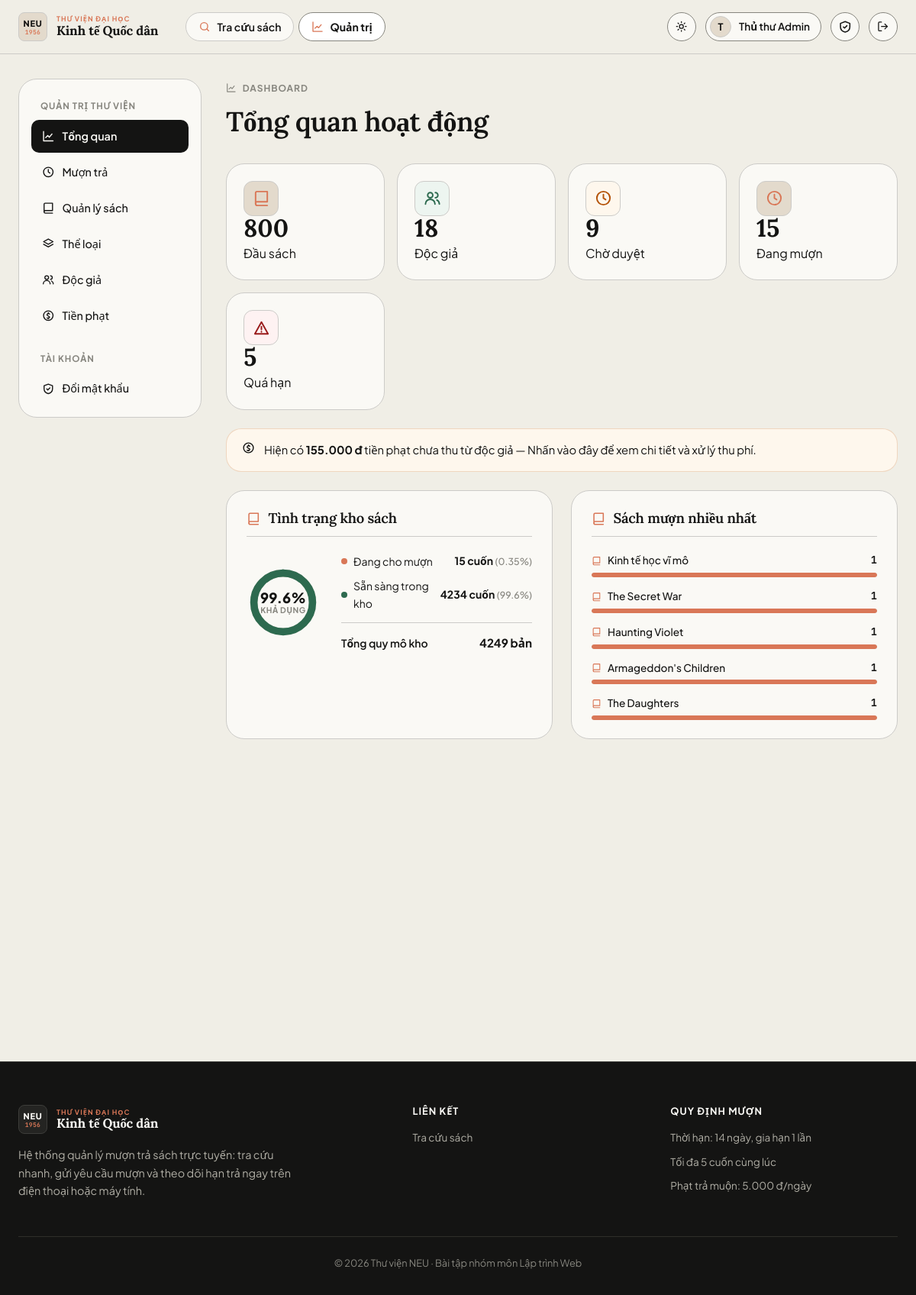
The page /admin/ (signed in) on the database its author committed.
### app/models.py (models this page shows, shortened)
class User(UserMixin, db.Model):
    id = db.Column(db.Integer, primary_key=True)
    username = db.Column(db.String(50), unique=True, nullable=False, index=True)
    email = db.Column(db.String(120), unique=True, nullable=False)
    full_name = db.Column(db.String(100), nullable=False)
    student_code = db.Column(db.String(30))
    password_hash = db.Column(db.String(255), nullable=False)
    role = db.Column(db.String(20), nullable=False, default=ROLE_READER)
    active = db.Column(db.Boolean, nullable=False, default=True)
    created_at = db.Column(db.DateTime, default=datetime.now)
    loans = db.relationship("Loan", foreign_keys="Loan.user_id", back_populates="user")
    @property
    def is_active(self):  # Flask-Login: tài khoản bị khoá không đăng nhập được
        return self.active
    @property
    def is_admin(self):
        return self.role == ROLE_ADMIN

class Book(db.Model):
    id = db.Column(db.Integer, primary_key=True)
    title = db.Column(db.String(200), nullable=False, index=True)
    author = db.Column(db.String(120), nullable=False)
    isbn = db.Column(db.String(20))
    publisher = db.Column(db.String(120))
    year = db.Column(db.Integer)
    description = db.Column(db.Text)
    cover_url = db.Column(db.String(500))          # URL ảnh bìa
    location = db.Column(db.String(20))            # Vị trí kệ, vd: "Tủ 03 - Ngăn 07"
    total_copies = db.Column(db.Integer, nullable=False, default=1)
    available_copies = db.Column(db.Integer, nullable=False, default=1)
    category_id = db.Column(db.Integer, db.ForeignKey("category.id"))
    category = db.relationship("Category", back_populates="books")
    loans = db.relationship("Loan", back_populates="book")

### app/blueprints/admin.py (the view)
@bp.route("/")
@admin_required
def dashboard():
    return render_template("admin/dashboard.html", s=book_service.dashboard_stats())

### app/blueprints/admin.py (called while the page is built)
def admin_required(fn):
    @wraps(fn)
    @login_required
    def wrapper(*a, **kw):
        if not current_user.is_admin:
            abort(403)
        return fn(*a, **kw)
    return wrapper

### app/models.py (called while the page is built)
@login_manager.user_loader
def load_user(user_id):
    return db.session.get(User, int(user_id))

    @property
    def is_overdue(self):
        return self.status == LOAN_BORROWING and self.due_date and date.today() > self.due_date

### app/templates/admin/dashboard.html (shortened to what this page needs)
{% extends "admin/_layout.html" %}
{% from "macros.html" import icon %}
{% block admin_content %}
{% set avail = s.total_copies - s.borrowing %}
{% set pct_avail = ((avail / s.total_copies * 100)|round(1)) if s.total_copies else 100 %}
{% set pct_borrow = ((s.borrowing / s.total_copies * 100)|round(2)) if s.total_copies else 0 %}
<div class="page-head" data-reveal><div><span class="eyebrow">{{ icon('chart') }} Dashboard</span><h1 class="mt-1">Tổng quan hoạt động</h1></div></div>
<div class="stat-grid" data-stagger>
  {% for label, val, tone, ico, link in [
    ('Đầu sách', s.total_titles, 'primary', 'book', url_for('admin.books')),
    ('Độc giả', s.readers, 'success', 'users', url_for('admin.users')),
    ('Chờ duyệt', s.pending, 'warning', 'clock', url_for('admin.loans', status='pending')),
    ('Đang mượn', s.borrowing, 'primary', 'clock', url_for('admin.loans', status='borrowing')),
    ('Quá hạn', s.overdue, 'danger', 'alert', url_for('admin.loans', status='overdue')),
  ] %}
  <a class="card stat-card" href="{{ link }}" data-reveal>
    <div class="sum-ico tone-{{ tone }}">{{ icon(ico) }}</div>
    <b data-count="{{ val }}">{{ val }}</b><span>{{ label }}</span>
  </a>
  {% endfor %}
</div>
<a class="alert alert-warning" href="{{ url_for('admin.fines') }}" data-reveal style="color:var(--warn)">
  {{ icon('coins') }}<div>Hiện có <b>{{ s.unpaid|vnd }}</b> tiền phạt chưa thu từ độc giả — Nhấn vào đây để xem chi tiết và xử lý thu phí.</div>
</a>
<div class="panels" data-stagger>
  <div class="card panel panel-inventory" data-reveal>
    <div class="panel-header">
      <span class="panel-icon">{{ icon('book') }}</span>
      <h3>Tình trạng kho sách</h3>
    </div>
    <div class="inventory-body">
      <div class="donut-container">
        <svg class="donut-svg" viewBox="0 0 100 100">
          <circle class="donut-track" cx="50" cy="50" r="40" />
          <circle class="donut-progress" cx="50" cy="50" r="40" style="stroke-dasharray: calc({{ pct_avail }} * 2.51327) 251.327;" />
        </svg>
        <div class="donut-center">
          <b class="donut-pct">{{ pct_avail }}%</b>
          <span class="donut-sub">Khả dụng</span>
        </div>
      </div>
      <div class="inventory-table">
        <div class="inv-row">
          <span class="inv-label"><i class="dot dot-borrow"></i>Đang cho mượn</span>
          <b class="inv-value">{{ s.borrowing }} cuốn <small>({{ pct_borrow }}%)</small></b>
        </div>
        <div class="inv-row">
          <span class="inv-label"><i class="dot dot-avail"></i>Sẵn sàng trong kho</span>
          <b class="inv-value">{{ avail }} cuốn <small>({{ pct_avail }}%)</small></b>
        </div>
        <div class="inv-divider"></div>
        <div class="inv-row inv-total">
          <span class="inv-label">Tổng quy mô kho</span>
          <b class="inv-value">{{ s.total_copies }} bản</b>
        </div>
      </div>
    </div>
  </div>
  {% macro bars(rows, title, icon_name) %}
  <div class="card panel" data-reveal>
    <div class="panel-header">
      <span class="panel-icon">{{ icon(icon_name) }}</span>
      <h3>{{ title }}</h3>
    </div>
    {% set mx = (rows|map(attribute=1)|max) if rows else 1 %}
    <div class="bar-list">
      {% for name, n in rows %}
      <div class="bar-row">
        <div class="top">
          <span class="row-label">
            <span class="row-bullet">{{ icon(icon_name) }}</span>
            <span class="row-name" title="{{ name }}">{{ name }}</span>
          </span>
          <b class="row-value">{{ n }}</b>
        </div>
        <div class="bar">
          <i style="width:{{ [((n / mx * 100)|round|int), 6]|max }}%"></i>
        </div>
      </div>
      {% else %}
      <p class="muted">Chưa có dữ liệu thống kê.</p>
      {% endfor %}
    </div>
  </div>
  {% endmacro %}
  {{ bars(s.top_books, 'Sách mượn nhiều nhất', 'book') }}
</div>
{% endblock %}

### app/templates/macros.html (shortened to what this page needs)
{% macro icon(name) %}<svg class="icon" viewBox="0 0 24 24" aria-hidden="true">{{ _icons[name]|safe }}</svg>{% endmacro %}

### app/templates/base.html (shortened to what this page needs)
{% from "macros.html" import icon %}
<!doctype html>
<html lang="vi">
<head>
  <link rel="stylesheet" href="{{ url_for('static', filename='css/style.css') }}">
</head>
<body>
<header class="navbar">
  <div class="container nav-inner">
    <a class="brand" href="{{ url_for('main.index') }}" aria-label="Trang chủ Thư viện NEU">
      <span class="brand-monogram">
        <span class="mono-code">NEU</span>
        <span class="mono-year">1956</span>
      </span>
      <span class="brand-text">
        <span class="brand-sub">Thư viện đại học</span>
        <span class="brand-main">Kinh tế Quốc dân</span>
      </span>
    </a>
    <nav class="nav-links" id="nav-links">
      <a class="nav-link {{ 'active' if request.endpoint in ('main.index','main.book_detail') }}" href="{{ url_for('main.index') }}">{{ icon('search') }} Tra cứu sách</a>
      {% if current_user.is_authenticated and current_user.is_admin %}
      <a class="nav-link {{ 'active' if request.blueprint == 'admin' }}" href="{{ url_for('admin.dashboard') }}">{{ icon('chart') }} Quản trị</a>
      {% endif %}
    </nav>
    <div class="nav-actions">
      <button class="icon-btn theme-toggle" type="button" aria-label="Đổi giao diện sáng/tối">
        <span class="sun">{{ icon('sun') }}</span><span class="moon">{{ icon('moon') }}</span>
      </button>
      {% if current_user.is_authenticated %}
        <div class="user-chip"><span class="avatar">{{ current_user.full_name[:1]|upper }}</span><span class="name">{{ current_user.full_name }}</span></div>
        <a class="icon-btn" href="{{ url_for('auth.change_password') }}" aria-label="Đổi mật khẩu" title="Đổi mật khẩu">{{ icon('shield') }}</a>
        <form method="post" action="{{ url_for('auth.logout') }}">
          <button class="icon-btn" aria-label="Đăng xuất" title="Đăng xuất">{{ icon('logout') }}</button>
        </form>
      {% else %}
        <a class="btn btn-ghost btn-sm" href="{{ url_for('auth.login') }}">Đăng nhập</a>
        <a class="btn btn-primary btn-sm" href="{{ url_for('auth.register') }}">Đăng ký</a>
      {% endif %}
    </div>
  </div>
</header>
<main id="main-content">
  <div class="container">{% block content %}{% endblock %}</div>
</main>
<footer class="footer">
  <div class="container">
    <div class="footer-grid">
      <div>
        <a class="brand" href="{{ url_for('main.index') }}" aria-label="Trang chủ Thư viện NEU">
          <span class="brand-monogram">
            <span class="mono-code">NEU</span>
            <span class="mono-year">1956</span>
          </span>
          <span class="brand-text">
            <span class="brand-sub">Thư viện đại học</span>
            <span class="brand-main">Kinh tế Quốc dân</span>
          </span>
        </a>
        <p class="muted mt-2" style="max-width:380px">Hệ thống quản lý mượn trả sách trực tuyến: tra cứu nhanh, gửi yêu cầu mượn và theo dõi hạn trả ngay trên điện thoại hoặc máy tính.</p>
      </div>
      <div><h4>Liên kết</h4><ul>
        <li><a href="{{ url_for('main.index') }}">Tra cứu sách</a></li>
      </ul></div>
      <div><h4>Quy định mượn</h4><ul class="muted">
        <li>Thời hạn: {{ config.LOAN_DAYS }} ngày, gia hạn {{ config.MAX_RENEWALS }} lần</li>
        <li>Tối đa {{ config.MAX_ACTIVE_LOANS }} cuốn cùng lúc</li>
        <li>Phạt trả muộn: {{ '{:,}'.format(config.FINE_PER_DAY).replace(',', '.') }} đ/ngày</li>
      </ul></div>
    </div>
    <div class="copy">© 2026 Thư viện NEU · Bài tập nhóm môn Lập trình Web</div>
  </div>
</footer>
</body>
</html>

### rows shown on the page
User: full_name "T", full_name "Thủ thư Admin"
Book: title "Kinh tế học vĩ mô", category "1", {{ [((n / mx * 100)|round|int), 6]|max }} 100 (drawn)
Book: title "The Secret War", n "1", {{ [((n / mx * 100)|round|int), 6]|max }} 100 (drawn)
Book: title "Haunting Violet", category "1", {{ [((n / mx * 100)|round|int), 6]|max }} 100 (drawn)
Book: title "Armageddon's Children", category "1", {{ [((n / mx * 100)|round|int), 6]|max }} 100 (drawn)
Book: title "The Daughters", category "1", {{ [((n / mx * 100)|round|int), 6]|max }} 100 (drawn)

### other values the page prints
{{ val }} "800" "18" "9" "15" "5"
{{ label }} "Đầu sách" "Độc giả" "Chờ duyệt" "Đang mượn" "Quá hạn"
{{ s.unpaid|vnd }} "155.000 đ"
{{ pct_avail }} "99.6"
{{ s.borrowing }} "15"
{{ pct_borrow }} "0.35"
{{ avail }} "4234"
{{ s.total_copies }} "4249"
{{ title }} "Sách mượn nhiều nhất"
{{ config.LOAN_DAYS }} "14"
{{ config.MAX_RENEWALS }} "1"
{{ config.MAX_ACTIVE_LOANS }} "5"
{{ '{:,}'.format(config.FINE_PER_DAY).replace(',', '.') }} "5.000"
